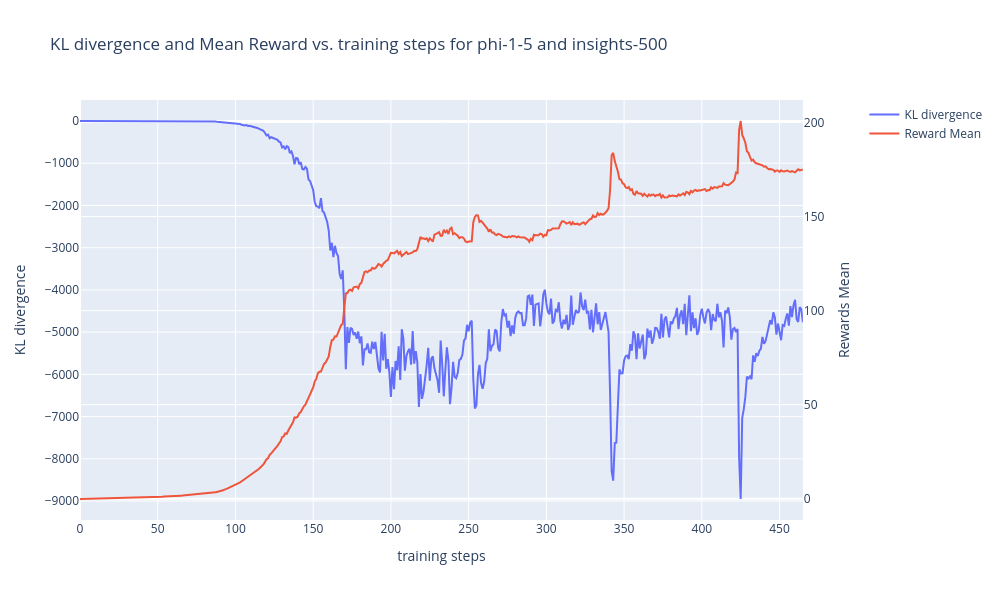

The code cell stored with this chart in its notebook:
### Code cell
import plotly.graph_objects as go
from plotly.subplots import make_subplots

# Create figure with secondary y-axis
fig = make_subplots(specs=[[{"secondary_y": True}]])
n_steps = len(ppo_results['kl-divergence'])
# Add traces
fig.add_trace(
    go.Scatter(
        x=list(range(n_steps)), y=ppo_results['kl-divergence'], name="KL divergence"
    ),
    secondary_y=False,
)

fig.add_trace(
    go.Scatter(
        x=list(range(n_steps)), y=ppo_results['returns-mean'], name="Reward Mean"
    ),
    secondary_y=True,
)

# Add figure title
fig.update_layout(
    title_text=f"KL divergence and Mean Reward vs. training steps for {model} and {run_type}"
)

# Set x-axis title
fig.update_xaxes(title_text="training steps")

# Set y-axes titles
fig.update_yaxes(title_text="KL divergence", secondary_y=False)
fig.update_yaxes(title_text="Rewards Mean", secondary_y=True)
fig.update_layout(
    autosize=False,
    width=1_000,
    height=600,
)

fig.show()

### Figure 1 — Plotly figure (JSON) as saved in the notebook; plotly's stock layout.template omitted (floating-point values rounded to 4 significant figures; data arrays with more than 128 entries replaced by an {"elided": "..."} marker saying what was removed)
{"data": [{"name": "KL divergence", "type": "scatter", "x": {"elided": "466 int values"}, "xaxis": "x", "y": {"elided": "466 float values"}, "yaxis": "y"}, {"name": "Reward Mean", "type": "scatter", "x": {"elided": "466 int values"}, "xaxis": "x", "y": {"elided": "466 float values"}, "yaxis": "y2"}], "layout": {"autosize": false, "height": 600, "title": {"text": "KL divergence and Mean Reward vs. training steps for phi-1-5 and insights-500"}, "width": 1000, "xaxis": {"anchor": "y", "autorange": true, "domain": [0, 0.94], "range": [0, 465], "title": {"text": "training steps"}, "type": "linear"}, "yaxis": {"anchor": "x", "autorange": true, "domain": [0, 1], "range": [-9449.0, 497.3], "title": {"text": "KL divergence"}, "type": "linear"}, "yaxis2": {"anchor": "x", "autorange": true, "overlaying": "y", "range": [-11.29, 212.0], "side": "right", "title": {"text": "Rewards Mean"}, "type": "linear"}}}
